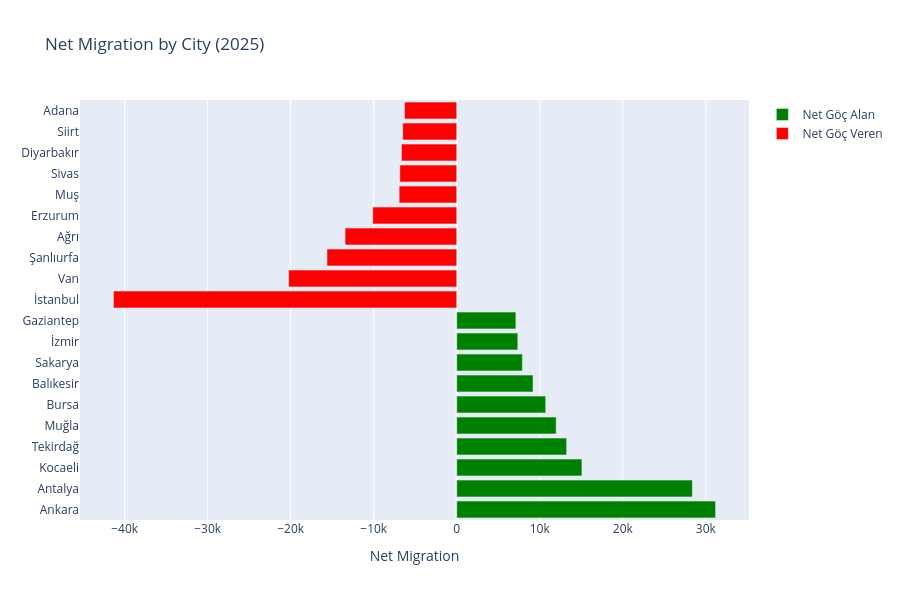

Notebook source saved alongside this figure:
### Code cell
df_veren = pd.read_excel("Göç etme nedenine göre illerin verdiği göç.xls", skiprows=4, header=None)
df_veren.columns = df.columns

df["Net_Göç"] = df["Toplam"] - df_veren["Toplam"]
df_iller = df[df["İl"] != "Toplam-Total"].copy()

# En çok net göç alan ve veren 10 il
top_net_alan = df_iller.nlargest(10, "Net_Göç")[["İl", "Net_Göç"]]
top_net_veren = df_iller.nsmallest(10, "Net_Göç")[["İl", "Net_Göç"]]

fig = go.Figure()
fig.add_trace(go.Bar(
    y=top_net_alan["İl"],
    x=top_net_alan["Net_Göç"],
    name="Net Göç Alan",
    orientation="h",
    marker_color="green"
))
fig.add_trace(go.Bar(
    y=top_net_veren["İl"],
    x=top_net_veren["Net_Göç"],
    name="Net Göç Veren",
    orientation="h",
    marker_color="red"
))
fig.update_layout(
    title="Net Migration by City (2025)",
    xaxis_title="Net Migration",
    height=600,
    barmode="group"
)
fig.show()

### Figure 1 — Plotly figure (JSON) as saved in the notebook; plotly's stock layout.template omitted (floating-point values rounded to 4 significant figures)
{"data": [{"marker": {"color": "green"}, "name": "Net Göç Alan", "orientation": "h", "type": "bar", "x": [31170.0, 28380.0, 15080.0, 13240.0, 11970.0, 10720.0, 9188.0, 7906.0, 7355.0, 7122.0], "y": ["Ankara", "Antalya", "Kocaeli", "Tekirdağ", "Muğla", "Bursa", "Balıkesir", "Sakarya", "İzmir", "Gaziantep"]}, {"marker": {"color": "red"}, "name": "Net Göç Veren", "orientation": "h", "type": "bar", "x": [-41350.0, -20240.0, -15620.0, -13450.0, -10110.0, -6934.0, -6854.0, -6656.0, -6501.0, -6279.0], "y": ["İstanbul", "Van", "Şanlıurfa", "Ağrı", "Erzurum", "Muş", "Sivas", "Diyarbakır", "Siirt", "Adana"]}], "layout": {"barmode": "group", "height": 600, "title": {"text": "Net Migration by City (2025)"}, "xaxis": {"title": {"text": "Net Migration"}}}}
